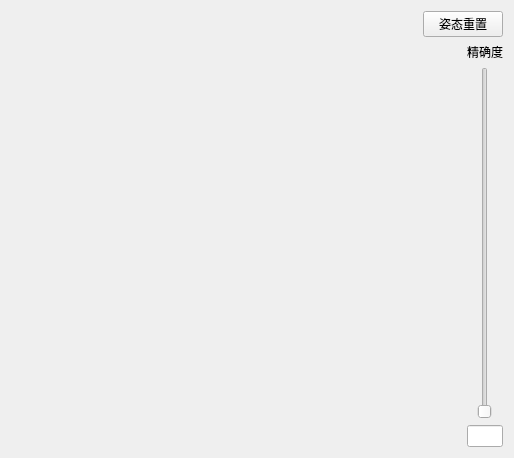
<?xml version="1.0" encoding="UTF-8"?>
<ui version="4.0">
 <class>Form</class>
 <widget class="QWidget" name="Form">
  <property name="geometry">
   <rect>
    <x>0</x>
    <y>0</y>
    <width>514</width>
    <height>458</height>
   </rect>
  </property>
  <property name="windowTitle">
   <string/>
  </property>
  <layout class="QGridLayout" name="gridLayout">
   <item row="0" column="0">
    <layout class="QVBoxLayout" name="verticalLayout_2" stretch="1,10">
     <item>
      <layout class="QHBoxLayout" name="horizontalLayout_3">
       <item>
        <widget class="QLabel" name="labelTitle">
         <property name="text">
          <string/>
         </property>
        </widget>
       </item>
       <item>
        <spacer name="horizontalSpacer_4">
         <property name="orientation">
          <enum>Qt::Horizontal</enum>
         </property>
         <property name="sizeHint" stdset="0">
          <size>
           <width>40</width>
           <height>20</height>
          </size>
         </property>
        </spacer>
       </item>
       <item>
        <widget class="QPushButton" name="btnReset">
         <property name="maximumSize">
          <size>
           <width>100</width>
           <height>16777215</height>
          </size>
         </property>
         <property name="text">
          <string>姿态重置</string>
         </property>
        </widget>
       </item>
      </layout>
     </item>
     <item>
      <layout class="QHBoxLayout" name="horizontalLayout_2" stretch="100,1">
       <item>
        <spacer name="horizontalSpacer_3">
         <property name="orientation">
          <enum>Qt::Horizontal</enum>
         </property>
         <property name="sizeHint" stdset="0">
          <size>
           <width>40</width>
           <height>20</height>
          </size>
         </property>
        </spacer>
       </item>
       <item>
        <layout class="QVBoxLayout" name="verticalLayout">
         <item>
          <widget class="QLabel" name="label">
           <property name="text">
            <string>精确度</string>
           </property>
          </widget>
         </item>
         <item>
          <layout class="QHBoxLayout" name="horizontalLayout">
           <item>
            <spacer name="horizontalSpacer">
             <property name="orientation">
              <enum>Qt::Horizontal</enum>
             </property>
             <property name="sizeHint" stdset="0">
              <size>
               <width>40</width>
               <height>20</height>
              </size>
             </property>
            </spacer>
           </item>
           <item>
            <widget class="QSlider" name="sliderAccu">
             <property name="orientation">
              <enum>Qt::Vertical</enum>
             </property>
            </widget>
           </item>
           <item>
            <spacer name="horizontalSpacer_2">
             <property name="orientation">
              <enum>Qt::Horizontal</enum>
             </property>
             <property name="sizeHint" stdset="0">
              <size>
               <width>40</width>
               <height>20</height>
              </size>
             </property>
            </spacer>
           </item>
          </layout>
         </item>
         <item>
          <widget class="QLineEdit" name="editAccu">
           <property name="maximumSize">
            <size>
             <width>50</width>
             <height>16777215</height>
            </size>
           </property>
          </widget>
         </item>
        </layout>
       </item>
      </layout>
     </item>
    </layout>
   </item>
  </layout>
 </widget>
 <resources/>
 <connections/>
</ui>
